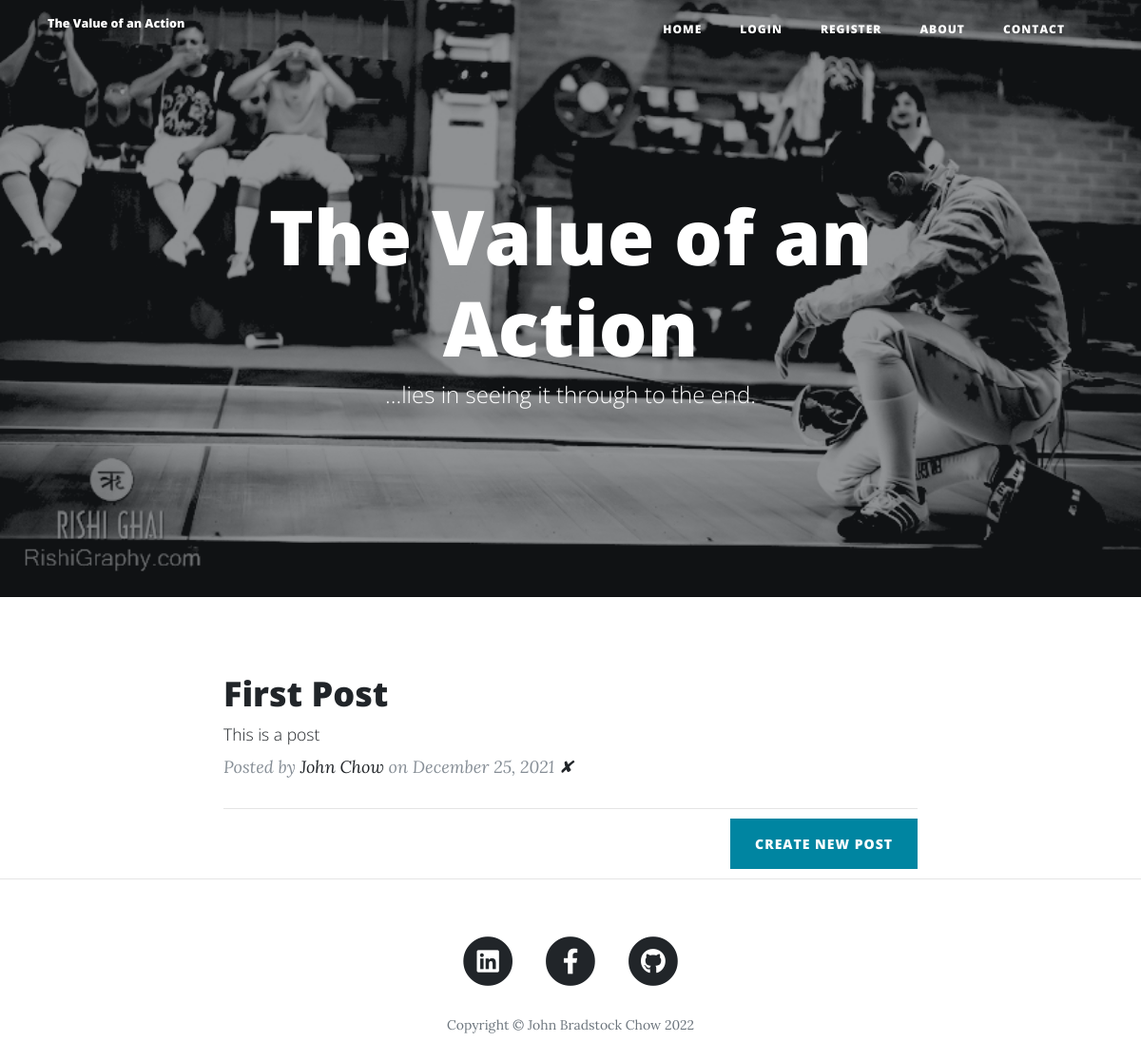
/, run on an earlier commit of the app's database.
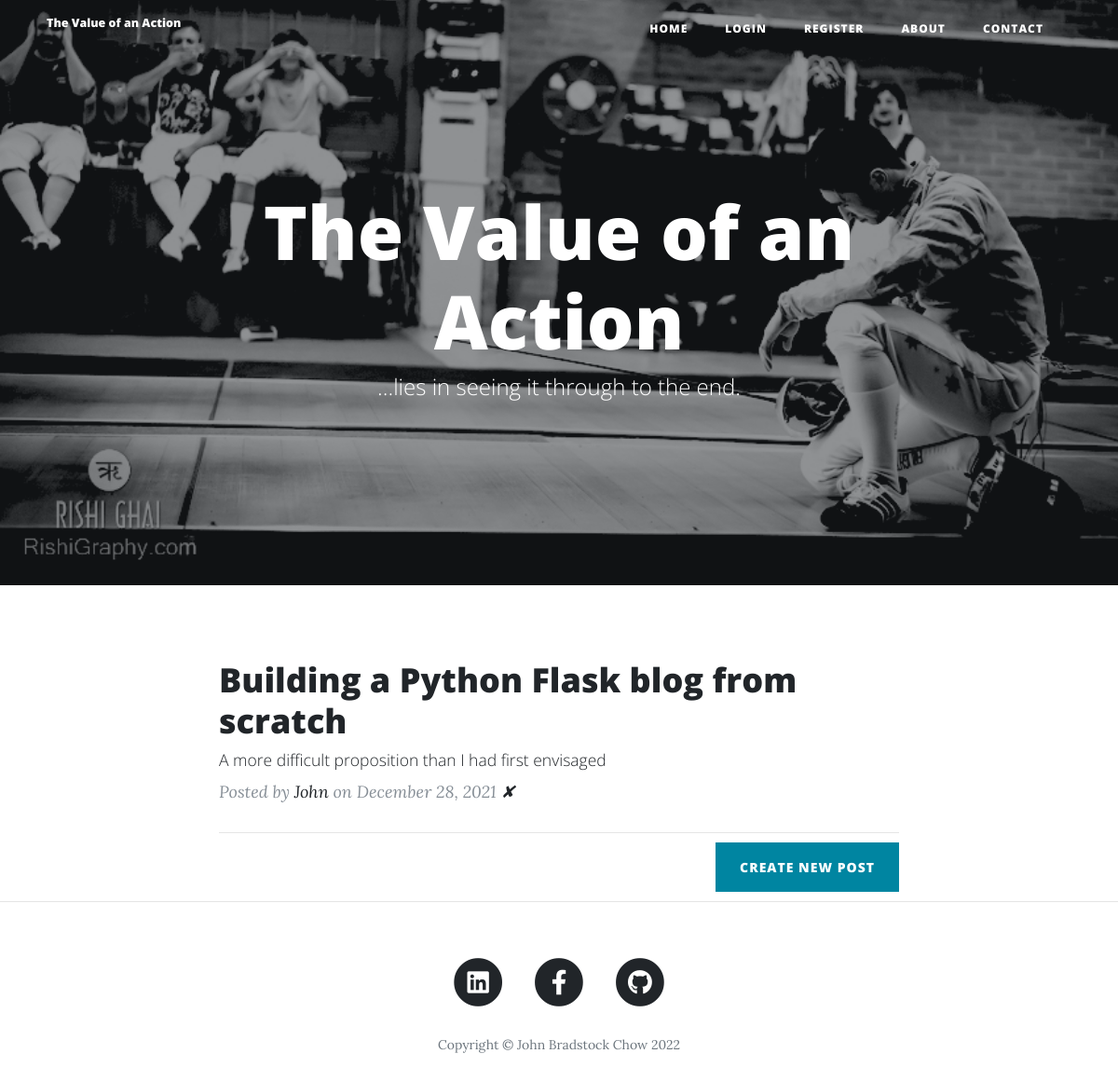
And on a later commit of the database.
### main.py (models this page shows)
class BlogPost(db.Model):
    __tablename__ = "blog_posts"
    id = db.Column(db.Integer, primary_key=True)
    title = db.Column(db.String(250), unique=True, nullable=False)
    subtitle = db.Column(db.String(250), nullable=False)
    date = db.Column(db.String(250), nullable=False)
    body = db.Column(db.Text, nullable=False)
    img_url = db.Column(db.String(250), nullable=False)
    author_id = db.Column(db.Integer, db.ForeignKey("users.id"))
    author = relationship("User", back_populates="posts")
    comments = relationship("Comment", back_populates="post")

class User(UserMixin, db.Model):
    __tablename__ = "users"
    id = db.Column(db.Integer, primary_key=True)
    name = db.Column(db.String(250), nullable=False)
    email = db.Column(db.String(250), unique=True, nullable=False)
    password = db.Column(db.String(250), nullable=False)
    posts = relationship("BlogPost", back_populates="author")
    comments = relationship("Comment", back_populates="author")

### main.py (the view)
@app.route('/')
def get_all_posts():
    posts = BlogPost.query.all()
    return render_template("index.html", all_posts=posts)

### templates/index.html
{% extends 'bootstrap/base.html' %}
{% block content %}
{% include "header.html" %}
  <header class="masthead" style="background-image: url('{{ url_for('static', filename='img/home-bg.jpg')}}')">
    <div class="overlay"></div>
    <div class="container">
      <div class="row">
        <div class="col-lg-8 col-md-10 mx-auto">
          <div class="site-heading">
            <h1>The Value of an Action</h1>
            <span class="subheading">...lies in seeing it through to the end.</span>
          </div>
        </div>
      </div>
    </div>
  </header>
  <div class="container">
    <div class="row">
      <div class="col-lg-8 col-md-10 mx-auto">
        {% for post in all_posts %}
        <div class="post-preview">
          <a href="{{ url_for('show_post', post_id=post.id) }}">
            <h2 class="post-title">
              {{post.title}}
            </h2>
            <h3 class="post-subtitle">
              {{post.subtitle}}
            </h3>
          </a>
          <p class="post-meta">Posted by
            <a href="#">{{post.author.name}}</a>
            on {{post.date}}
            <a href="{{url_for('delete_post', post_id=post.id) }}">✘</a>
          </p>
        </div>
        <hr>
        {% endfor %}
        <div class="clearfix">
          <a class="btn btn-primary float-right" href="{{url_for('add_new_post')}}">Create New Post</a>
        </div>
      </div>
    </div>
  </div>
  <hr>
{% include "footer.html" %}
{% endblock %}

### templates/header.html (shortened to what this page needs)
<!DOCTYPE html>
<html lang="en">
<head>
  <link href="{{ url_for('static', filename='vendor/bootstrap/css/bootstrap.min.css') }}" rel="stylesheet">
  <link href="{{ url_for('static', filename='vendor/fontawesome-free/css/all.min.css')}}" rel="stylesheet" type="text/css">
  <link href="{{ url_for('static', filename='css/clean-blog.min.css')}}" rel="stylesheet">
</head>
<body>
  <nav class="navbar navbar-expand-lg navbar-light fixed-top" id="mainNav">
    <div class="container">
      <a class="navbar-brand" href="{{url_for('get_all_posts')}}">The Value of an Action</a>
      <div class="collapse navbar-collapse" id="navbarResponsive">
        <ul class="navbar-nav ml-auto">
          <li class="nav-item">
            <a class="nav-link" href="{{ url_for('get_all_posts') }}">Home</a>
          </li>
          {% if not current_user.is_authenticated: %}
          <li class="nav-item">
            <a class="nav-link" href="{{ url_for('login') }}">Login</a>
          </li>
          <li class="nav-item">
            <a class="nav-link" href="{{ url_for('register') }}">Register</a>
          </li>
          {% endif %}
          <li class="nav-item">
            <a class="nav-link" href="{{ url_for('about') }}">About</a>
          </li>
          <li class="nav-item">
            <a class="nav-link" href="{{ url_for('contact') }}">Contact</a>
          </li>
        </ul>
      </div>
    </div>
  </nav>

### templates/footer.html (shortened to what this page needs)
  <footer>
    <div class="container">
      <div class="row">
        <div class="col-lg-8 col-md-10 mx-auto">
          <ul class="list-inline text-center">
            <li class="list-inline-item">
              <a href="https://www.linkedin.com/in/john-bradstock-chow-42586921/">
                <span class="fa-stack fa-lg">
                  <i class="fas fa-circle fa-stack-2x"></i>
                  <i class="fab fa-linkedin fa-stack-1x fa-inverse"></i>
                </span>
              </a>
            </li>
            <li class="list-inline-item">
              <a href="https://www.facebook.com/j.y.h.chow/">
                <span class="fa-stack fa-lg">
                  <i class="fas fa-circle fa-stack-2x"></i>
                  <i class="fab fa-facebook-f fa-stack-1x fa-inverse"></i>
                </span>
              </a>
            </li>
            <li class="list-inline-item">
              <a href="https://github.com/johnchowssc">
                <span class="fa-stack fa-lg">
                  <i class="fas fa-circle fa-stack-2x"></i>
                  <i class="fab fa-github fa-stack-1x fa-inverse"></i>
                </span>
              </a>
            </li>
          </ul>
          <p class="copyright text-muted">Copyright &copy; John Bradstock Chow
          </p>
        </div>
      </div>
    </div>
  </footer>
</body>
</html>

What changed in the data, as far as the page shows it:
changed BlogPost: title "First Post" → "Building a Python Flask blog from scratch"; subtitle "This is a post" → "A more difficult proposition than I had first envisaged"; author.name "John Chow" → "John"; date "December 25, 2021" → "December 28, 2021"
